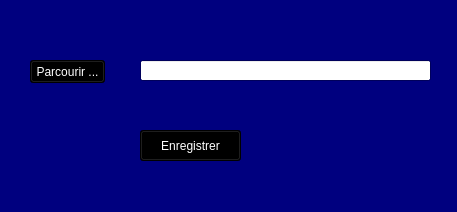
<?xml version="1.0" encoding="UTF-8"?>
<ui version="4.0">
 <class>Form</class>
 <widget class="QWidget" name="Form">
  <property name="geometry">
   <rect>
    <x>0</x>
    <y>0</y>
    <width>457</width>
    <height>212</height>
   </rect>
  </property>
  <property name="palette">
   <palette>
    <active>
     <colorrole role="Base">
      <brush brushstyle="SolidPattern">
       <color alpha="255">
        <red>255</red>
        <green>255</green>
        <blue>255</blue>
       </color>
      </brush>
     </colorrole>
     <colorrole role="Window">
      <brush brushstyle="SolidPattern">
       <color alpha="255">
        <red>0</red>
        <green>0</green>
        <blue>127</blue>
       </color>
      </brush>
     </colorrole>
    </active>
    <inactive>
     <colorrole role="Base">
      <brush brushstyle="SolidPattern">
       <color alpha="255">
        <red>255</red>
        <green>255</green>
        <blue>255</blue>
       </color>
      </brush>
     </colorrole>
     <colorrole role="Window">
      <brush brushstyle="SolidPattern">
       <color alpha="255">
        <red>0</red>
        <green>0</green>
        <blue>127</blue>
       </color>
      </brush>
     </colorrole>
    </inactive>
    <disabled>
     <colorrole role="Base">
      <brush brushstyle="SolidPattern">
       <color alpha="255">
        <red>0</red>
        <green>0</green>
        <blue>127</blue>
       </color>
      </brush>
     </colorrole>
     <colorrole role="Window">
      <brush brushstyle="SolidPattern">
       <color alpha="255">
        <red>0</red>
        <green>0</green>
        <blue>127</blue>
       </color>
      </brush>
     </colorrole>
    </disabled>
   </palette>
  </property>
  <property name="windowTitle">
   <string>Form</string>
  </property>
  <widget class="QPushButton" name="btn_import">
   <property name="geometry">
    <rect>
     <x>30</x>
     <y>60</y>
     <width>75</width>
     <height>23</height>
    </rect>
   </property>
   <property name="cursor">
    <cursorShape>PointingHandCursor</cursorShape>
   </property>
   <property name="styleSheet">
    <string notr="true">QPushButton:hover:!pressed
{
  border: 1px solid lime;
background-color: rgb(0, 0, 0);
color: rgb(255, 255, 255);
}

QPushButton
{
background-color: rgb(0, 0, 0);
color: rgb(255, 255, 255);
padding:2px;
}</string>
   </property>
   <property name="text">
    <string>Parcourir ...</string>
   </property>
  </widget>
  <widget class="QLineEdit" name="import_field">
   <property name="geometry">
    <rect>
     <x>140</x>
     <y>60</y>
     <width>291</width>
     <height>21</height>
    </rect>
   </property>
  </widget>
  <widget class="QPushButton" name="btn_save">
   <property name="geometry">
    <rect>
     <x>140</x>
     <y>130</y>
     <width>101</width>
     <height>31</height>
    </rect>
   </property>
   <property name="cursor">
    <cursorShape>PointingHandCursor</cursorShape>
   </property>
   <property name="styleSheet">
    <string notr="true">QPushButton:hover:!pressed
{
  border: 1px solid lime;
background-color: rgb(0, 0, 0);
font: 75 14pt &quot;Cambria&quot;;
color: rgb(255, 255, 255);
}

QPushButton
{
background-color: rgb(0, 0, 0);
font: 75 14pt &quot;Cambria&quot;;
color: rgb(255, 255, 255);
padding:2px;
}</string>
   </property>
   <property name="text">
    <string>Enregistrer</string>
   </property>
  </widget>
 </widget>
 <resources/>
 <connections/>
</ui>
